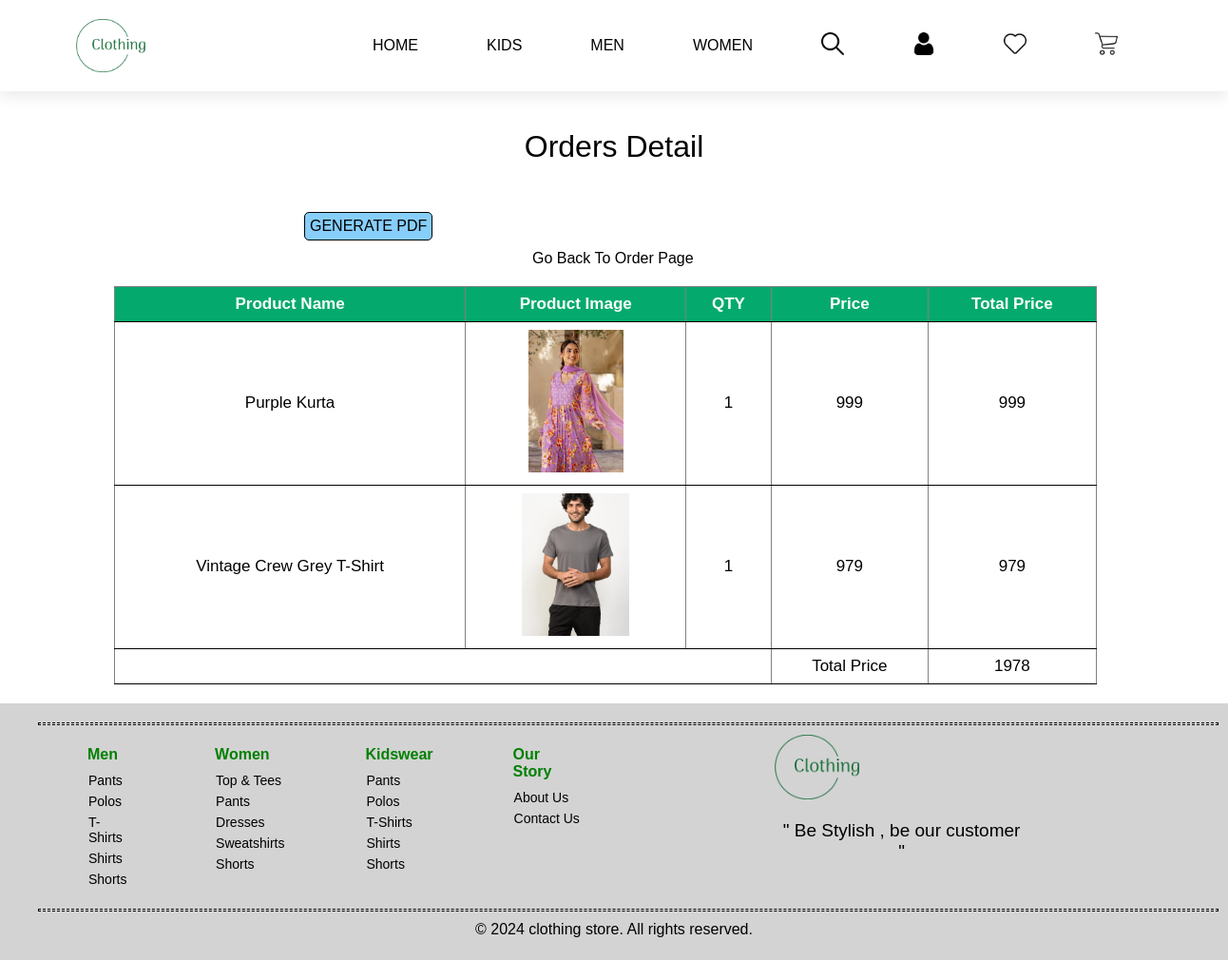
Screenshot of /order_detail.php?id=5 (signed in) with the database file from the repository.
### tables this page shows
CREATE TABLE `category` (
  `cat_id` int(11) NOT NULL,
  `cat_name` varchar(44) NOT NULL,
  `status` tinyint(4) NOT NULL
);

CREATE TABLE `order_detail` (
  `orderdetail_id` int(11) NOT NULL,
  `order_id` int(11) NOT NULL,
  `product_id` int(11) NOT NULL,
  `qty` int(11) NOT NULL,
  `price` float NOT NULL,
  `added_on` datetime NOT NULL
);

CREATE TABLE `product` (
  `pro_id` int(11) NOT NULL,
  `cat_id` int(11) NOT NULL,
  `subcat_id` int(11) NOT NULL,
  `pname` varchar(50) NOT NULL,
  `mrp` float NOT NULL,
  `sprice` float NOT NULL,
  `qty` int(11) NOT NULL,
  `image` varchar(255) NOT NULL,
  `image2` varchar(255) NOT NULL,
  `image3` varchar(255) NOT NULL,
  `image4` varchar(255) NOT NULL,
  `short_desc` varchar(2000) NOT NULL,
  `description` text NOT NULL,
  `meta_title` varchar(2000) NOT NULL,
  `meta_desc` varchar(2000) NOT NULL,
  `meta_keyword` varchar(2000) NOT NULL,
  `status` tinyint(4) NOT NULL
);

### order_detail.php (the view, shortened to what this page needs)
<?php
include('header.php');
$order_id =$_GET['id'];
?>
<!DOCTYPE html>
<html lang="en">
<head>
</head>
<body>
<p class="main-title">Orders Detail</p>
<?php
$select_orders=mysqli_query($con,"select distinct(order_detail.orderdetail_id),order_detail.*,product.pname,product.image from order_detail,product,ordered where order_detail.order_id='$order_id' and ordered.user_id='$user_id' and product.pro_id=order_detail.product_id") or die('query Failed');
if(mysqli_num_rows($select_orders)>0){
    ?>
    <form method="get" action="invoice.php">
    <button type="submit" name="submit">GENERATE PDF</button>
    <p><a href="order.php">Go Back To Order Page</a></p>
</form>
    <table border="1">
        <tr>
            <th>Product Name</th>
            <th>Product Image</th>
            <th>QTY</th>
            <th>Price</th>
            <th>Total Price</th>
</tr>
    <?php
    $total=0;
    while($fetch_orders=mysqli_fetch_assoc($select_orders)){
        $total=$total+($fetch_orders['price'] * $fetch_orders['qty']);
        ?>
        <tr>
              <td><?php echo $fetch_orders['pname'] ;?></td>
              <td><img src="./media/product/<?php echo $fetch_orders['image']  ?>" height="150px" class="small-img" alt=""></td>
              <td><?php echo $fetch_orders['qty'] ?></td>
              <td><?php echo $fetch_orders['price'] ?></td>
              <td><?php echo $fetch_orders['price'] * $fetch_orders['qty']?></td>
        </tr>
        <?php
}
?>
<tr>
            <td colspan="3"></td>
            <td>Total Price</td>
            <td><?php echo $total ?></td>
        </tr>
</table>
<?php
}else{
    echo '<p class="main-title">No Order Places yet</p>';
}
?>
</body>
</html>
<?php
    include ("footer.php");
    ?>

### header.php (shortened to what this page needs)
<?php
require('./includes/config.php');
if(isset($_SESSION['USER_LOGIN']) &&  $_SESSION['USER_LOGIN']!=''){
    $user_id = $_SESSION['USERID'];
}else{
    header('location:login.php');
    die();
}
$cat_res=mysqli_query($con,"select * from category where status=1 order by cat_name asc");
$cat_arr=array();
while($row=mysqli_fetch_assoc($cat_res)){
    $cat_arr[]=$row;
}
?>
<!DOCTYPE html>
<html lang="en">
<head>
    <link rel="stylesheet" href="style.css">
</head>
<body>
    <header>
        <img src="./images/nav-logo/download-logo.webp" width="90px">
        <ul class="navbar">
            <li><a href="home.php">HOME</a></li>
            <?php
            foreach($cat_arr as $list){
                ?>
                <li>
                    <div class="dropdown">
                      <a href="category.php?cat_id=<?php echo $list['cat_id']?>"><?php echo $list['cat_name']?></a>
                           </div>
                </li>
                <?php
            }
            ?>
            <li>
                <div class="dropdown">
                <a><img src="./images/nav-logo/loupe.png"></a>
                </div>
            </li>
            <li>
                <div class="dropdown">
                <a><img src="./images/nav-logo/user.png"></a>
                </div>
            </li>
            <li><a href="wishlist.php"><img src="./images/nav-logo/favourite.png"></a></li>
            <li><a href="cart.php"><img src="./images/nav-logo/shopping-cart.png"></a></li>
        </ul>
    </header>

### style.css (style rules this page uses)
* { margin: 0; padding: 0; }
body { width: 100%; }
header { display: flex; align-items: center; justify-content: space-between; padding: 20px 80px; overflow: hidden; background-color:white; box-shadow: 0 5px 15px rgba(0,0,0, 0.09); top: 0; left: 0; z-index:2; }
.navbar img { width: 24px; cursor: pointer; }
.navbar { display: flex; align-items: center; justify-content: space-between; }
.navbar li { list-style-type: none; padding: 0px 36px; }
.navbar li a { text-decoration: none; font-size: 16px; font-family: 'Gill Sans', 'Gill Sans MT', Calibri, 'Trebuchet MS', sans-serif; font-weight: 400; color:black; transition: 0.3s ease; cursor: pointer; }
.dropdown { cursor: pointer; }
.main-title { text-align: center; font-size: 32px; font-family: 'Gill Sans', 'Gill Sans MT', Calibri, 'Trebuchet MS', sans-serif; padding: 10px; margin:30px 80px; }

### order_detail.php (style rules this page uses)
body { font-family: 'Gill Sans', 'Gill Sans MT', Calibri, 'Trebuchet MS', sans-serif; }
table { border-collapse:collapse; width:80%; margin:20px 120px; font-family: 'Gill Sans', 'Gill Sans MT', Calibri, 'Trebuchet MS', sans-serif; font-size:17px; }
table th,td { padding: 8px; text-align:center; border-bottom:1px solid black; }
table tr:nth-child(even) { background-color:white; }
th { background-color:#04AA6D; color:white; }
a { text-decoration:none; color:black; font-family: 'Gill Sans', 'Gill Sans MT', Calibri, 'Trebuchet MS', sans-serif; }
button { border:1px solid black; background-color:lightskyblue; padding:5px; border-radius:5px; font-family: 'Gill Sans', 'Gill Sans MT', Calibri, 'Trebuchet MS', sans-serif; font-size:16px; margin:10px 320px; }
p a { font-family: 'Gill Sans', 'Gill Sans MT', Calibri, 'Trebuchet MS', sans-serif; color: black; text-decoration: none; margin:10px 560px; }

### rows the page displays
category: cat_name "KIDS"
category: cat_name "MEN"
category: cat_name "WOMEN"
order_detail: product.pname "Purple Kurta", product.image (picture), qty "1", price "999", $fetch_orders['price']*$fetch_orders['qty'] "999"
order_detail: product.pname "Vintage Crew Grey T-Shirt", product.image (picture), qty "1", price "979", $fetch_orders['price']*$fetch_orders['qty'] "979"

### other values shown
$total "1978"
